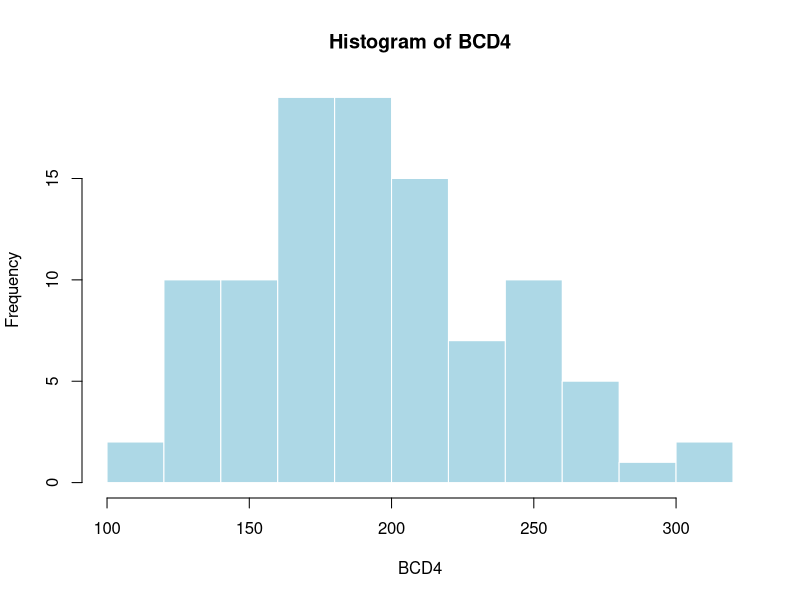
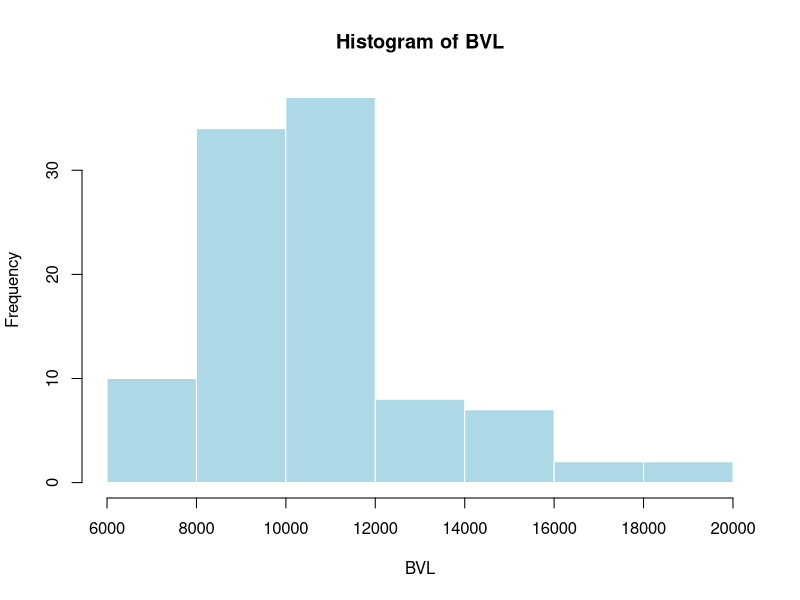
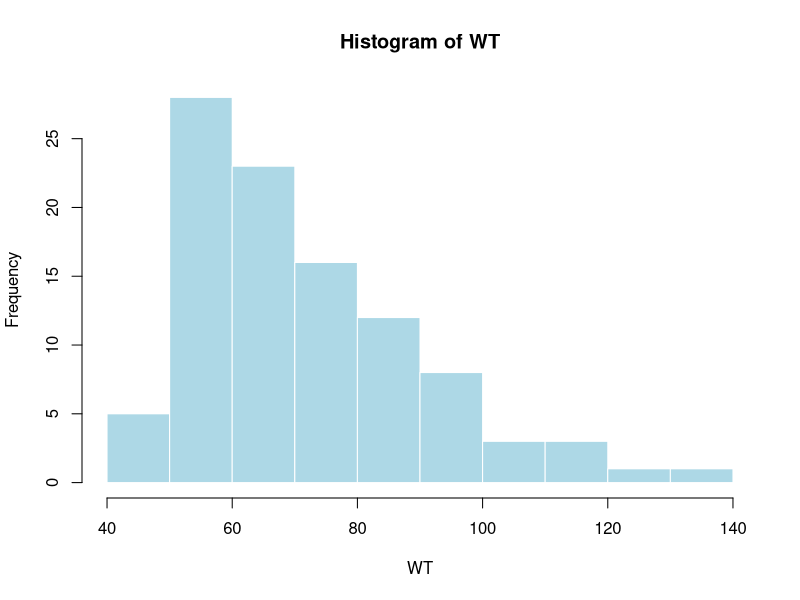
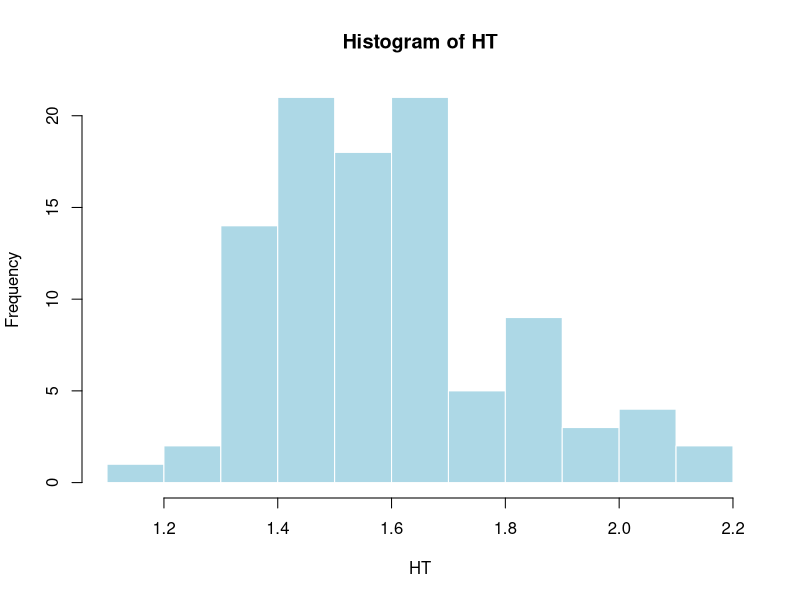
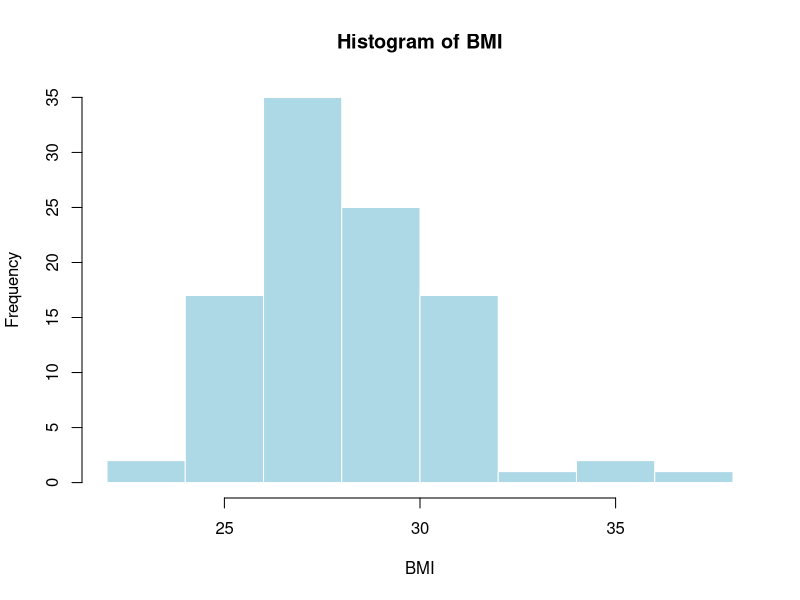

These figures' R source, in order:
## ---- chunk 1
library(dplyr)
library(tidyr)
library(ggplot2)
library(knitr)
## ---- chunk 2
getwd()
## ---- chunk 3
# read.csv(), read.table()
data_pd <- read.csv("BPI889_PD_run-in.csv", header = TRUE)
data_cov <- read.table("BPI889_demographics.tab", header = TRUE, sep = "")
## ---- chunk 4
str(data_pd)
str(data_cov)
## ---- chunk 5
names(data_pd)[1] <- "ID" # change the name of column in dataframe using names()
## ---- chunk 6
# gather() to transform wide to long format
tidy_pd <- gather(
  data_pd,
  key = "TIME",
  value = "CD4",
  -ID) # exclude ID column
## ---- chunk 7
# check the class of the variable
summary(tidy_pd)
# CD4 --> as.numeric()
tidy_pd$CD4 <- as.numeric(tidy_pd$CD4)
# TIME, only keeps numbers/ remove part of the string using gsub()
tidy_pd$TIME <- gsub("day.", "", tidy_pd$TIME)
tidy_pd$TIME <- as.numeric(tidy_pd$TIME)
## ---- chunk 8
# check the class of the variables
summary(data_cov)
# factorize SEX, and rename F/M to Female and Male, using factor()
data_cov$SEX <- factor(data_cov$SEX ,
                       levels = c("F","M"),
                       labels = c("Female", "Male"))
# factorize TB, rename 0/1 to HIV/HIV/TB using factor()
data_cov$TB <- factor(data_cov$TB,
                      levels = c(0, 1),
                      labels = c("HIV", "HIV+TB"))
## ---- chunk 9
# calculate BMI, BMI = weight/height2, weight - kg, height - m
# change unit of HT to m
data_cov$HT <- data_cov$HT/100
bmi <- function(WT, HT){
  bmi <- WT/(HT^2)
  bmi <- round(bmi, digits = 1) # limits decimals into 1 decimal using round()
  return(bmi)
}
data_cov$BMI <- bmi(data_cov$WT, data_cov$HT)
data_cov$CBMI <- NA
# ifelse() to assign values 0,1,2,3 to the variable CBMI
data_cov$CBMI <- ifelse(data_cov$SEX == "Male" & data_cov$BMI <= 20 | data_cov$SEX == "Female" & data_cov$BMI <= 18, 0,
                        ifelse(data_cov$BMI <= 25, 1, 
                               ifelse(data_cov$BMI <= 30, 2, 3)))
# re-class 0,1,2,3 to underweight, lean, overweight, obese with labels using factor()
data_cov$CBMI <- factor(data_cov$CBMI,
      levels = c(0,1,2,3),
      labels = c("underwight", "lean", "overweight", "obese"))
# summary of CBMI, to see the amount of each factor
table(data_cov$CBMI)
## ---- chunk 10
# use three ways to merge datasets to see the differences
# cbind()
data_cbind <- cbind(tidy_pd, data_cov)
# merge(x,y, all=TRUE), full outer join
data_merge <- merge(tidy_pd, data_cov, all = TRUE)
# merge(x,y,by=ID), inner join by default
data_all <- merge(tidy_pd, data_cov, by = "ID")
## ---- chunk 11
# check
names(data_all)
# reorder ID, TIME, CD4, BCD4, BVL, WT, HT, BMI, CBMI, SEX, TB, using dplyr
data_all <- data_all %>% 
  select(ID, TIME, CD4, BCD4, BVL, WT, HT, BMI, CBMI, SEX, TB)
## ---- chunk 12
# order() the dataframe[ , ], first increasing ID and then TIME
data_all <- data_all[order(data_all$ID, data_all$TIME), ]
## ---- chunk 13
# use duplicated() to extract the first record of each individual
data_first <- data_all[!duplicated(data_all$ID), ]

# export data_first for further practice
write.csv(data_first, "data_first_time_invariant.csv", row.names = FALSE)

# summarize all continuous time-invariant variables BCD4, BVL, WT, HT, BMI in data_first
# summary() in basic R or dplyr
# dplyr
data_first %>% 
  select(BCD4, BVL, WT, HT, BMI) %>% 
  summary()

# basic R
# summary(data_first[ ,c("BCD4","BVL","WT","HT","BMI") ])

# summarize all categorical time-invariant variables CBMI, SEX, TB in data_first (dplyr)
data_first %>% 
  select(CBMI, SEX, TB) %>% 
  summary()

## ---- chunk 14
for (var in c("BCD4", "BVL", "WT", "HT", "BMI")){
  hist(data_first[[var]], # data
       main = paste("Histogram of", var),
       xlab = var,
       col = "lightblue",
       border = "white")
}

## ---- chunk 15

## ---- chunk 16

## ---- chunk 17

## ---- chunk 18

## ---- chunk 19

## ---- chunk 20

## ---- chunk 21

